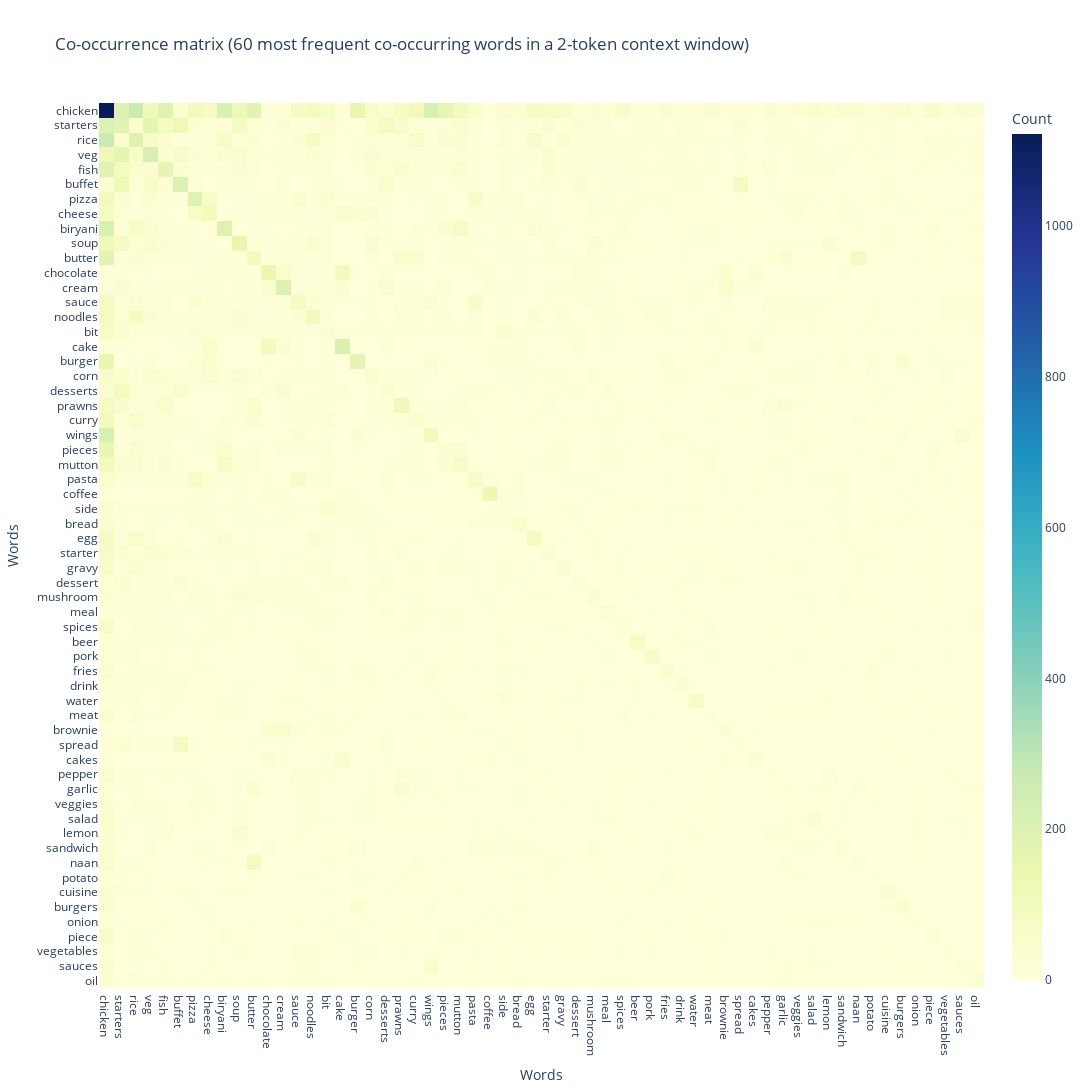

Write notebook code for a chart like this one.
### Markdown cell above
#### 2.1.2 Heatmap: 2 word context window

### Code cell
reviews_food_co_occurence_2 = v.cooccurrence_matrix_window_generator(reviews["filtered_review"].tolist(),2)

fig = px.imshow(reviews_food_co_occurence_2.iloc[:60, :60], color_continuous_scale='YlGnBu', 
                labels=dict(x="Words", y="Words", color="Count"),
                title="Co-occurrence matrix (60 most frequent co-occurring words in a 2-token context window)", 
                width=1200, height=1200)

fig.show()

### Figure 1 — Plotly figure (JSON) as saved in the notebook; plotly's stock layout.template omitted (floating-point values rounded to 4 significant figures; data arrays with more than 128 entries replaced by an {"elided": "..."} marker saying what was removed)
{"data": [{"coloraxis": "coloraxis", "hovertemplate": "Words: %{x}<br>Words: %{y}<br>Count: %{z}<extra></extra>", "name": "0", "type": "heatmap", "x": ["chicken", "starters", "rice", "veg", "fish", "buffet", "pizza", "cheese", "biryani", "soup", "butter", "chocolate", "cream", "sauce", "noodles", "bit", "cake", "burger", "corn", "desserts", "prawns", "curry", "wings", "pieces", "mutton", "pasta", "coffee", "side", "bread", "egg", "starter", "gravy", "dessert", "mushroom", "meal", "spices", "beer", "pork", "fries", "drink", "water", "meat", "brownie", "spread", "cakes", "pepper", "garlic", "veggies", "salad", "lemon", "sandwich", "naan", "potato", "cuisine", "burgers", "onion", "piece", "vegetables", "sauces", "oil"], "xaxis": "x", "y": ["chicken", "starters", "rice", "veg", "fish", "buffet", "pizza", "cheese", "biryani", "soup", "butter", "chocolate", "cream", "sauce", "noodles", "bit", "cake", "burger", "corn", "desserts", "prawns", "curry", "wings", "pieces", "mutton", "pasta", "coffee", "side", "bread", "egg", "starter", "gravy", "dessert", "mushroom", "meal", "spices", "beer", "pork", "fries", "drink", "water", "meat", "brownie", "spread", "cakes", "pepper", "garlic", "veggies", "salad", "lemon", "sandwich", "naan", "potato", "cuisine", "burgers", "onion", "piece", "vegetables", "sauces", "oil"], "yaxis": "y", "z": {"elided": "60x60 int values"}}], "layout": {"coloraxis": {"colorbar": {"title": {"text": "Count"}}, "colorscale": [[0, "rgb(255,255,217)"], [0.125, "rgb(237,248,177)"], [0.25, "rgb(199,233,180)"], [0.375, "rgb(127,205,187)"], [0.5, "rgb(65,182,196)"], [0.625, "rgb(29,145,192)"], [0.75, "rgb(34,94,168)"], [0.875, "rgb(37,52,148)"], [1, "rgb(8,29,88)"]]}, "height": 1200, "title": {"text": "Co-occurrence matrix (60 most frequent co-occurring words in a 2-token context window)"}, "width": 1200, "xaxis": {"anchor": "y", "constrain": "domain", "domain": [0, 1], "scaleanchor": "y", "title": {"text": "Words"}}, "yaxis": {"anchor": "x", "autorange": "reversed", "constrain": "domain", "domain": [0, 1], "title": {"text": "Words"}}}}
